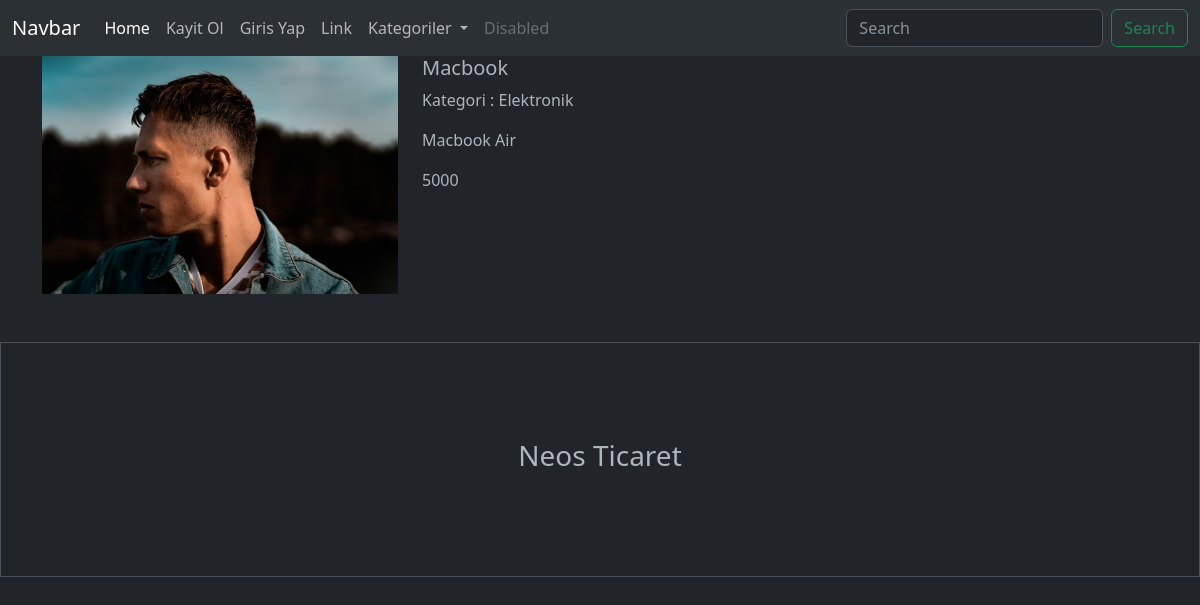
Page /urun-detay/4 on the committed database.
### urunler/models.py (models this page shows, shortened)
class Urun(models.Model):
    satici = models.ForeignKey(User , on_delete=models.CASCADE , null=True)
    kategori = models.ForeignKey(Kategori , on_delete=models.SET_NULL , null=True)
    altkategori = models.ManyToManyField(AltKategori)
    seriNo = models.OneToOneField(Tek , on_delete = models.CASCADE , null=True , blank=True)
    isim = models.CharField(max_length=100)
    aciklama = models.TextField(max_length=1000)
    fiyat = models.IntegerField()
    resim = models.FileField(upload_to='urunler/', null=True)

class Kategori(models.Model):
    isim = models.CharField(max_length=100)

### urunler/views.py (the view)
# urls.py: path('urun-detay/<int:urunId>' , product , name='urun'),
def product(request , urunId):
    urunum = Urun.objects.get(id = urunId)
    context = {
        'urun':urunum
    }
    return render(request , 'urun.html' , context)

### urunler/templates/urun.html (shortened to what this page needs)
{% extends "index.html" %}
{% load static%}
      {% block content %}
      <div class="container">
        <div class="row">
            <div class="col-4">
                <img src="{{urun.resim.url}}" width="100%" alt="">
            </div>
            <div class="col-8">
                <h5>{{urun.isim}}</h5>
                <p>Kategori : {{urun.kategori.isim}}</p>
                <p>{{urun.aciklama}}</p>
                <p>{{urun.fiyat}}</p>
            </div>
        </div>
      </div>
      {% endblock content %}

### rows in the picture
Urun: resim (picture), isim "Macbook", kategori.isim "Elektronik", aciklama "Macbook Air", fiyat "5000"
